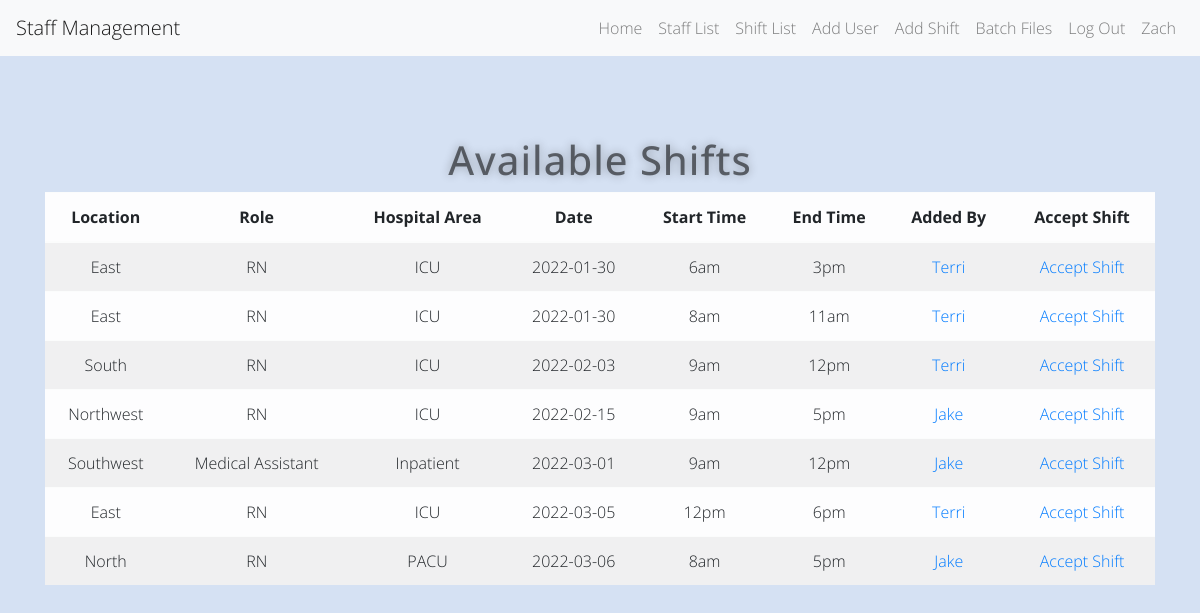
The page /shift (signed in) on the database its author committed.
### app.py (models this page shows)
class User(UserMixin, db.Model):
    id = db.Column(db.Integer, primary_key=True)
    name = db.Column(db.String(1000))
    role = db.Column(db.String(100))
    location = db.Column(db.String(100))
    email = db.Column(db.String(100))
    phone_num = db.Column(db.String(100))
    availability = db.Column(db.String(100))
    can_float = db.Column(db.String(100))
    password = db.Column(db.String(100))
    shifts_worked = db.Column(db.Integer)

class Shift(db.Model):
    shift_id = db.Column(db.Integer, primary_key=True)
    location = db.Column(db.String(100))
    role = db.Column(db.String(100))
    area = db.Column(db.String(100))
    date = db.Column(db.Date)
    start_time = db.Column(db.String(100))
    end_time = db.Column(db.String(100))
    added_by_id = db.Column(db.Integer)
    added_by_name = db.Column(db.String)
    picked_up_by_id = db.Column(db.Integer)
    picked_up_by_name = db.String(100)

### app.py (the view)
@app.route('/shift', methods=['GET', 'POST'])
@login_required
def shift():
    available_shifts = db.session.query(Shift).filter(Shift.picked_up_by_id == None)\
        .order_by(Shift.date, Shift.start_time)
    return render_template('shifts.html', shifts=available_shifts, logged_in=True, user=current_user)

### app.py (called while the page is built)
@login_manager.user_loader
def load_user(user_id):
    return User.query.get(int(user_id))

### templates/shifts.html (shortened to what this page needs)
{% extends 'base.html' %}
{% block content %}
<div class="container">
  <div class="row">
    <div class="col-sm-12">
      <h1>Available Shifts</h1>
	  <table class="table table-striped table-light">
        <thead>
            <tr>
                <th>Location</th>
                <th>Role</th>
                <th>Hospital Area</th>
                <th>Date</th>
                <th>Start Time</th>
                <th>End Time</th>
                <th>Added By</th>
                <th>Accept Shift</th>
            </tr>
        </thead>
          <tbody>
              {% for row in shifts %}
                  <tr>
                      <td>{{ row.location }}</td>
                      <td>{{ row.role }}</td>
                      <td>{{ row.area }}</td>
                      <td>{{ row.date }}</td>
                      <td>{{ row.start_time }}</td>
                      <td>{{ row.end_time }}</td>
                      <td><a href="{{ url_for('register') }}">{{ row.added_by_name }}</a></td>
                      <td><a href="{{ url_for('register') }}">Accept Shift</a></td>
                  </tr>
              {% endfor %}
          </tbody>
  	  </table>
    </div>
  </div>
</div>
{% endblock %}

### templates/base.html (shortened to what this page needs)
<!DOCTYPE html>
<html>
<head>
    <link rel="stylesheet" href="https://stackpath.bootstrapcdn.com/bootstrap/4.5.2/css/bootstrap.min.css">
    <link rel="stylesheet" href="{{ url_for('static', filename='css/styles.css')}}">
</head>
<body>
<nav class="navbar navbar-expand-lg navbar-light bg-light">
  <a class="navbar-brand" href="/">Staff Management</a>
  <div class="collapse navbar-collapse">
    <ul class="navbar-nav ml-auto">
      <li class="nav-item">
        <a class="nav-link" href="{{ url_for('home') }}">Home</a>
      </li>
    {% if logged_in: %}
        <li class="nav-item">
        <a class="nav-link" href="{{ url_for('staff') }}">Staff List</a>
      </li>
        <li class="nav-item">
        <a class="nav-link" href="{{ url_for('shift') }}">Shift List</a>
      </li>
        <li class="nav-item">
        <a class="nav-link" href="{{ url_for('add_user') }}">Add User</a>
      </li>
        <li class="nav-item">
        <a class="nav-link" href="{{ url_for('add_shift') }}">Add Shift</a>
      </li>
        <li class="nav-item">
        <a class="nav-link" href="{{ url_for('upload') }}">Batch Files</a>
      </li>
      <li class="nav-item">
        <a class="nav-link" href="{{ url_for('logout') }}">Log Out</a>
      </li>
        <li class="nav-item">
        <a class="nav-link" href="">{{ current_user.name }}</a>
      </li>
    {% endif %}
    </ul>
  </div>
</nav>
       {% block content %}
       {% endblock %}
</body>
</html>

### static/css/styles.css (style rules this page uses)
* { -webkit-box-sizing:border-box; -moz-box-sizing:border-box; -ms-box-sizing:border-box; -o-box-sizing:border-box; box-sizing:border-box; }
html { width: 100%; height:100%; overflow:hidden; }
body { width: 100%; height:100%; font-family: 'Open Sans', sans-serif; font-weight:200; background: #d5e1f3; color: rgba(0, 0, 0, 0.55); filter: progid:DXImageTransform.Microsoft.gradient( startColorstr='#3E1D6D', endColorstr='#092756',GradientType=1 ); }
a { text-decoration: none; text-align: center; }
.container { margin-top: 5rem; text-align: center; }
.container h1 { color: rgba(0, 0, 0, 0.55); text-shadow: 0 0 10px rgba(0,0,0,0.3); letter-spacing:1px; text-align:center; }

### rows shown on the page
User: name "Zach"
Shift: location "East", role "RN", area "ICU", date "2022-01-30", start_time "6am", end_time "3pm", added_by_name "Terri"
Shift: location "East", role "RN", area "ICU", date "2022-01-30", start_time "8am", end_time "11am", added_by_name "Terri"
Shift: location "South", role "RN", area "ICU", date "2022-02-03", start_time "9am", end_time "12pm", added_by_name "Terri"
Shift: location "Northwest", role "RN", area "ICU", date "2022-02-15", start_time "9am", end_time "5pm", added_by_name "Jake"
Shift: location "Southwest", role "Medical Assistant", area "Inpatient", date "2022-03-01", start_time "9am", end_time "12pm", added_by_name "Jake"
Shift: location "East", role "RN", area "ICU", date "2022-03-05", start_time "12pm", end_time "6pm", added_by_name "Terri"
Shift: location "North", role "RN", area "PACU", date "2022-03-06", start_time "8am", end_time "5pm", added_by_name "Jake"
